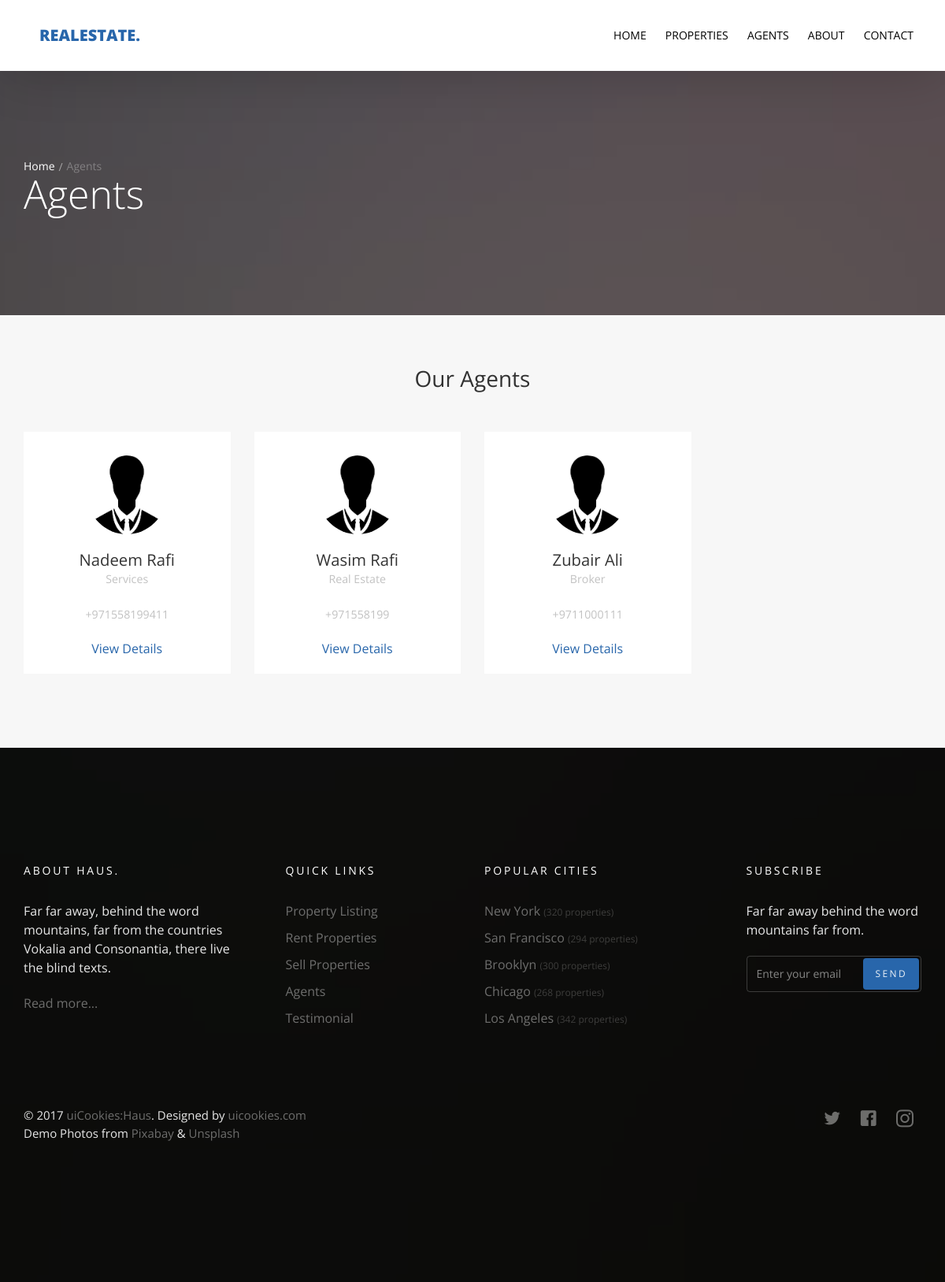
/agents/, run on an earlier commit of the app's database.
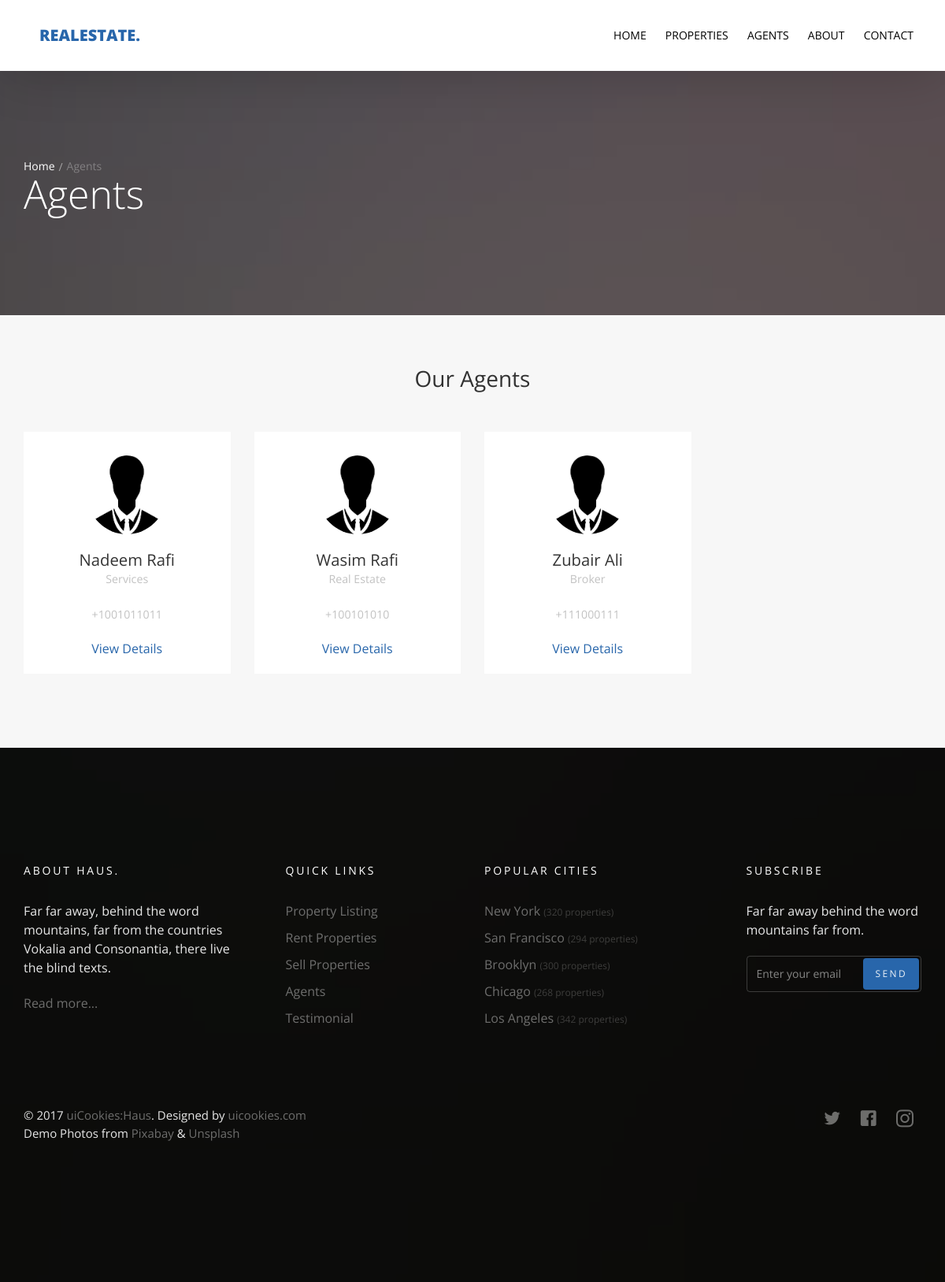
And on a later commit of the database.
### agents/models.py (models this page shows, shortened)
class Agents(models.Model):
    name = models.CharField(max_length=100)
    title = models.CharField(max_length=100)
    phone_number = models.CharField(max_length=50)
    image = models.ImageField(upload_to='agents/', default='agents/default_agent.jpg')

### agents/views.py (the view)
# urls.py: path('agents/', include('agents.urls', namespace='agents')),
def agents(request):
    agents = Agents.objects.all()
    template = 'agents/agents.html'
    context = {
        'agents': agents
    }
    return render(request, template, context)

### templates/agents/agents.html (shortened to what this page needs)
{% extends 'base.html' %}
{% load static %}
{% block body %}
  <section class="probootstrap-slider flexslider2 page-inner">
    <div class="overlay"></div>
    <div class="probootstrap-wrap-banner">
      <div class="container">
        <div class="row">
          <div class="col-md-8">
            <div class="page-title probootstrap-animate">
              <div class="probootstrap-breadcrumbs">
                <a href="#">Home</a><span>Agents</span>
              </div>
              <h1>Agents</h1>
            </div>
          </div>
        </div>
      </div>
    </div>
    <ul class="slides">
      <li style="background-image: url(img/slider_1.jpg);"></li>
    </ul>
  </section>
  <section class="probootstrap-section probootstrap-section-lighter">
    <div class="container">
      <div class="row heading">
        <h2 class="mt0 mb50 text-center">Our Agents</h2>
      </div>
      <div class="row">
          {% for agent in agents %}
        <div class="col-md-3 col-sm-6">
          <div class="probootstrap-card probootstrap-person text-left">
            <div class="probootstrap-card-media">
              <img src="{{agent.image.url}}" class="img-responsive" alt="Free HTML5 Template by uicookies.com">
            </div>
            <div class="probootstrap-card-text">
              <h2 class="probootstrap-card-heading mb0">{{agent.name}}</h2>
              <p><small>{{agent.title}}</small></p>
                <p><small>{{agent.phone_number}}</small></p>
              <p><a href="#">View Details</a></p>
            </div>
          </div>
        </div>
          {% endfor %}
      </div>
    </div>
  </section>
{% endblock %}

### templates/base.html (shortened to what this page needs)
{% load static %}
<!DOCTYPE html>
<html lang="en">
  <head>
    <link rel="stylesheet" href="{% static 'css/styles-merged.css' %}">
    <link rel="stylesheet" href="{% static 'css/style.min.css' %}">
    <link rel="stylesheet" href="{% static 'css/custom.css' %}">
  </head>
  <body>
  <header role="banner" class="probootstrap-header">
    <div class="container">
        <a href="{% url 'home:home' %}" class="probootstrap-logo">RealEstate<span>.</span></a>
        <nav role="navigation" class="probootstrap-nav hidden-xs">
          <ul class="probootstrap-main-nav">
            <li><a href="{% url 'home:home' %}">Home</a></li>
            <li><a href="{% url 'properties:property_list' %}">Properties</a></li>
            <li><a href="{% url 'agents:agents' %}">Agents</a></li>
            <li><a href="{% url 'about:about_us' %}">About</a></li>
            <li><a href="{% url 'contact:contact_us' %}">Contact</a></li>
          </ul>
        </nav>
    </div>
  </header>
{% block body %}
{% endblock %}
  <footer class="probootstrap-footer probootstrap-bg" style="background-image: url({% static 'img/slider_3.jpg' %})">
    <div class="container">
      <div class="row mb60">
        <div class="col-md-3">
          <div class="probootstrap-footer-widget">
            <h4 class="heading">About Haus.</h4>
            <p>Far far away, behind the word mountains, far from the countries Vokalia and Consonantia, there live the blind texts. </p>
            <p><a href="#">Read more...</a></p>
          </div>
        </div>
        <div class="col-md-3">
          <div class="probootstrap-footer-widget probootstrap-link-wrap">
            <h4 class="heading">Quick Links</h4>
            <ul class="stack-link">
              <li><a href="#">Property Listing</a></li>
              <li><a href="#">Rent Properties</a></li>
              <li><a href="#">Sell Properties</a></li>
              <li><a href="#">Agents</a></li>
              <li><a href="#">Testimonial</a></li>
            </ul>
          </div>
        </div>
        <div class="col-md-3">
          <div class="probootstrap-footer-widget">
            <h4 class="heading">Popular Cities</h4>
            <ul class="stack-link">
              <li><a href="#">New York <small>(320 properties)</small></a></li>
              <li><a href="#">San Francisco <small>(294 properties)</small></a></li>
              <li><a href="#">Brooklyn <small>(300 properties)</small></a></li>
              <li><a href="#">Chicago <small>(268 properties)</small></a></li>
              <li><a href="#">Los Angeles <small>(342 properties)</small></a></li>
            </ul>
          </div>
        </div>
        <div class="col-md-3">
          <div class="probootstrap-footer-widget probootstrap-link-wrap">
            <h4 class="heading">Subscribe</h4>
            <p>Far far away behind the word mountains far from.</p>
            <form action="#">
              <div class="form-field">
                <input type="text" class="form-control" placeholder="Enter your email">
                <button class="btn btn-subscribe">Send</button>
              </div>
            </form>
          </div>
        </div>
      </div>
      <div class="row copyright">
        <div class="col-md-6">
          <div class="probootstrap-footer-widget">
            <p>&copy; 2017 <a href="https://uicookies.com/">uiCookies:Haus</a>. Designed by <a href="https://uicookies.com/">uicookies.com</a> <br> Demo Photos from <a href="https://pixabay.com/">Pixabay</a> &amp; <a href="https://unsplash.com/">Unsplash</a></p>
          </div>
        </div>
        <div class="col-md-6">
          <div class="probootstrap-footer-widget right">
            <ul class="probootstrap-footer-social">
              <li><a href="#"><i class="icon-twitter"></i></a></li>
              <li><a href="#"><i class="icon-facebook"></i></a></li>
              <li><a href="#"><i class="icon-instagram2"></i></a></li>
            </ul>
          </div>
        </div>
      </div>
    </div>
  </footer>
  </body>
</html>

What changed in the data, as far as the page shows it:
changed Agents "Nadeem Rafi": phone_number "+971558199411" → "+1001011011"
changed Agents "Wasim Rafi": phone_number "+971558199" → "+100101010"
changed Agents "Zubair Ali": phone_number "+9711000111" → "+111000111"
